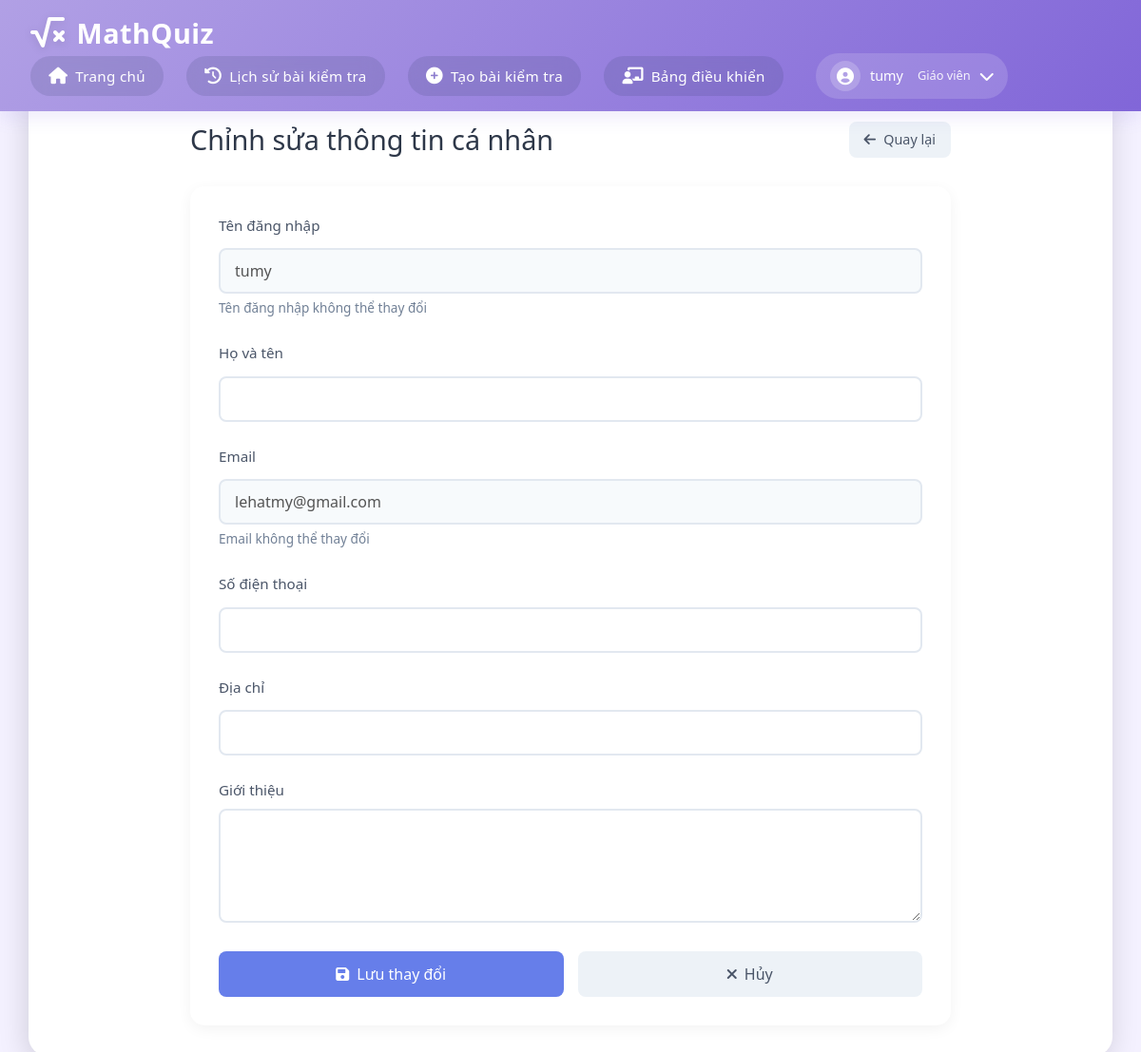
/profile/edit (signed in), run on an earlier commit of the app's database.
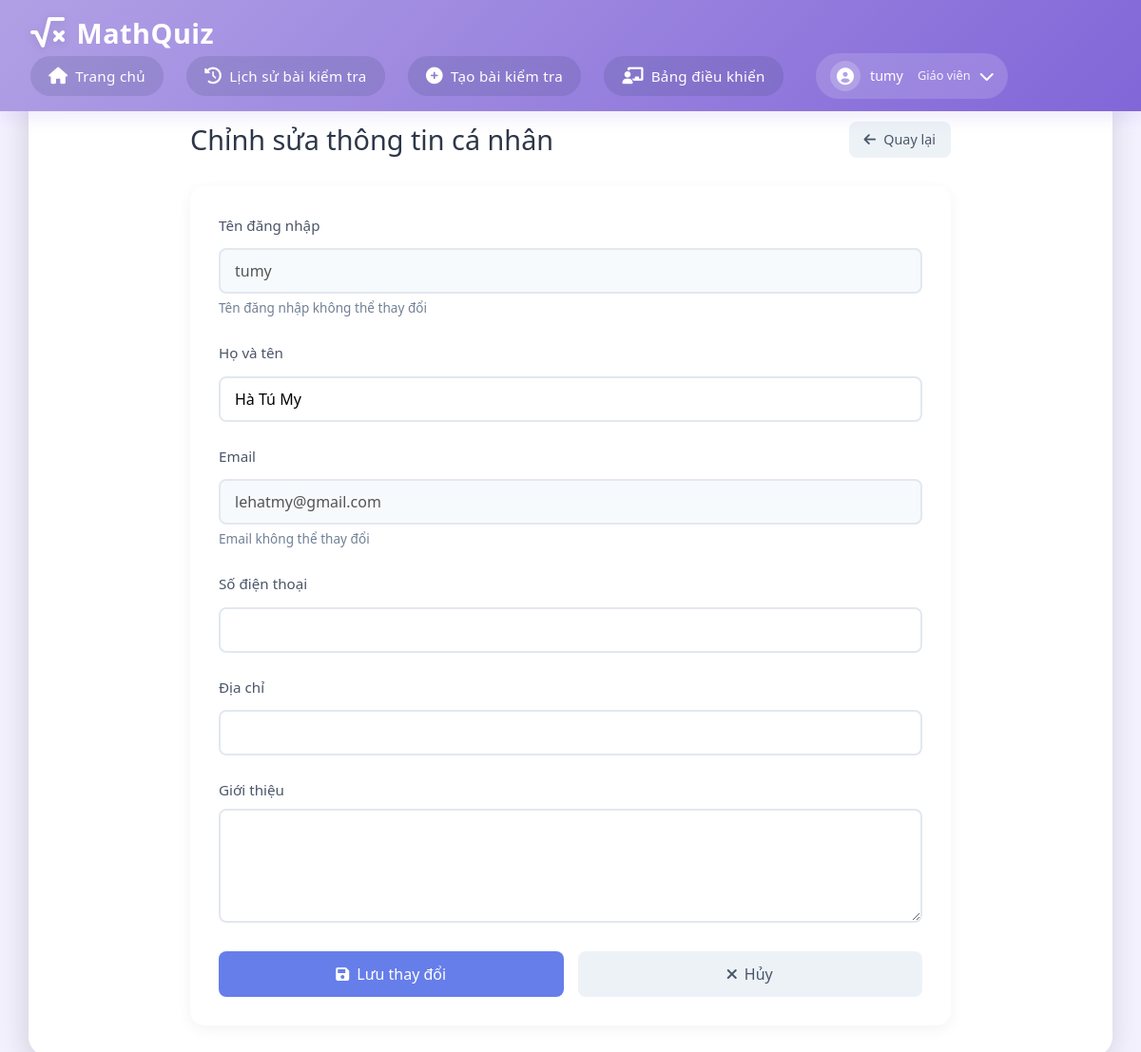
And on a later commit of the database.
### app.py (models this page shows)
class UserProfile(db.Model):
    id = db.Column(db.Integer, primary_key=True)
    user_id = db.Column(db.Integer, db.ForeignKey('user.id'), nullable=False)
    full_name = db.Column(db.String(100))
    phone = db.Column(db.String(20))
    address = db.Column(db.String(200))
    bio = db.Column(db.Text)
    avatar = db.Column(db.String(200))
    created_at = db.Column(db.DateTime, default=datetime.utcnow)
    user = db.relationship('User', backref='profile', lazy=True)

### app.py (the view, shortened to what this page needs)
@app.route('/profile/edit', methods=['GET', 'POST'])
def edit_profile():
    if 'user_id' not in session:
        return redirect(url_for('login'))
    user = User.query.get(session['user_id'])
    profile = UserProfile.query.filter_by(user_id=user.id).first()
    return render_template('edit_profile.html', user=user, profile=profile)

### templates/edit_profile.html (shortened to what this page needs)
{% extends "base.html" %}
{% block content %}
<div class="edit-profile-container">
    <div class="edit-header">
        <h1>Chỉnh sửa thông tin cá nhân</h1>
        <a href="{{ url_for('profile') }}" class="back-btn">
            <i class="fas fa-arrow-left"></i> Quay lại
        </a>
    </div>
    <div class="edit-form-card">
        <form action="{{ url_for('edit_profile') }}" method="POST" class="edit-form">
            <div class="form-group">
                <label for="username">Tên đăng nhập</label>
                <input type="text" id="username" value="{{ user.username }}" disabled>
                <small>Tên đăng nhập không thể thay đổi</small>
            </div>
            <div class="form-group">
                <label for="full_name">Họ và tên</label>
                <input type="text" id="full_name" name="full_name" value="{{ profile.full_name or '' }}" required>
            </div>
            <div class="form-group">
                <label for="email">Email</label>
                <input type="email" id="email" value="{{ user.email }}" disabled>
                <small>Email không thể thay đổi</small>
            </div>
            <div class="form-group">
                <label for="phone">Số điện thoại</label>
                <input type="tel" id="phone" name="phone" value="{{ profile.phone or '' }}">
            </div>
            <div class="form-group">
                <label for="address">Địa chỉ</label>
                <input type="text" id="address" name="address" value="{{ profile.address or '' }}">
            </div>
            <div class="form-group">
                <label for="bio">Giới thiệu</label>
                <textarea id="bio" name="bio" rows="4">{{ profile.bio or '' }}</textarea>
            </div>
            <div class="form-actions">
                <button type="submit" class="save-btn">
                    <i class="fas fa-save"></i> Lưu thay đổi
                </button>
                <a href="{{ url_for('profile') }}" class="cancel-btn">
                    <i class="fas fa-times"></i> Hủy
                </a>
            </div>
        </form>
    </div>
</div>
{% endblock %}

What changed in the data, as far as the page shows it:
added UserProfile: full_name "Hà Tú My"
